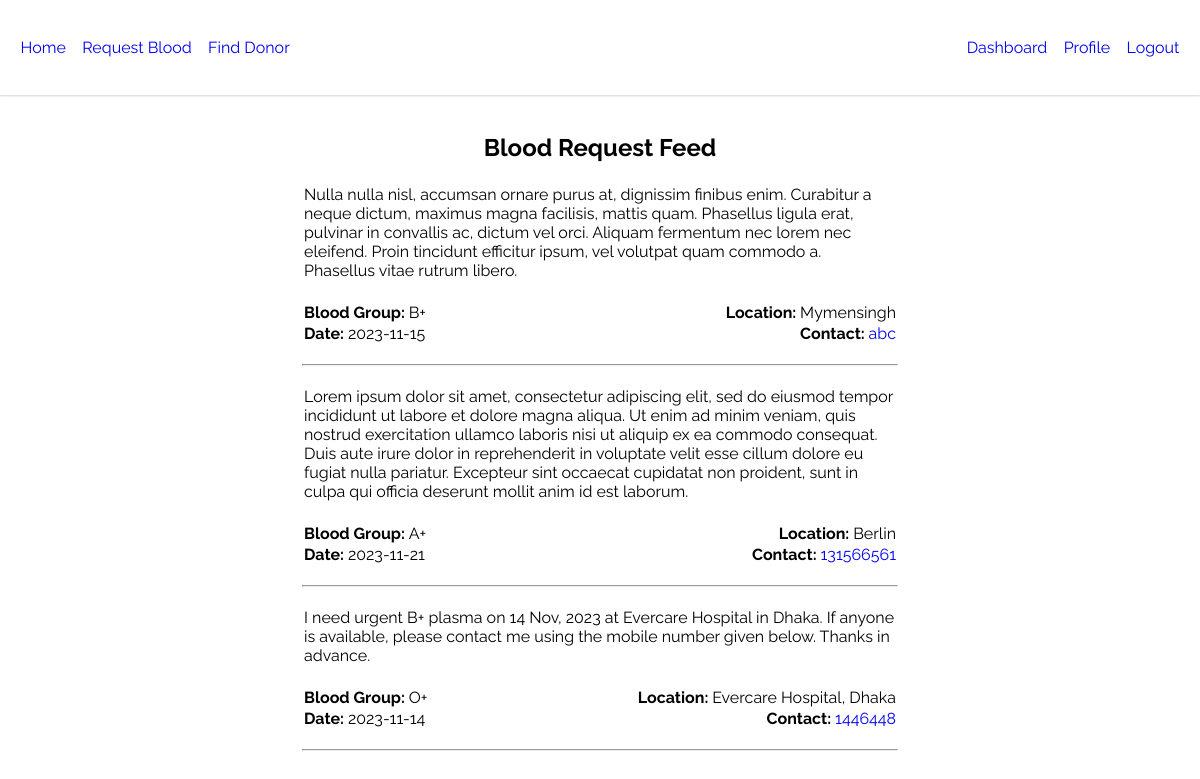
/views/recipientPanel.php (signed in), run on the app's committed database.
### tables this page shows
CREATE TABLE `requestBlood` (
  `id` int(11) NOT NULL,
  `bloodGroup` varchar(255) NOT NULL,
  `location` varchar(255) NOT NULL,
  `date` varchar(255) NOT NULL,
  `mobileNumber` varchar(255) NOT NULL,
  `comment` varchar(500) NOT NULL,
  `owner` varchar(255) NOT NULL
);

### models/requestBloodModel.php (called while the page is built, shortened)
<?php
    function viewRequestBlood($user) {
        $con = getConnection();
        if ($user == 'all') {
            $sql = "select * from requestBlood order by id desc";
        } else {
            $sql = "select * from requestBlood where owner = '{$user}' order by id desc";
        }
        $result = mysqli_query($con, $sql);
        $requestBlood = [];
        while($request = mysqli_fetch_assoc($result)){
            array_push($requestBlood, $request);
        }
        return $requestBlood;
    }
?>

### views/recipientPanel.php (the view, shortened to what this page needs)
<?php
    include_once '../models/requestBloodModel.php';
    $requestBlood = viewRequestBlood('all');
?>
<!DOCTYPE html>
<html lang="en">
<head>
</head>
<body>
    <?php include_once 'header.php';?>
    <br /><br />
    <h2 style="text-align:center">Blood Request Feed</h2>
    <section>
      <br />
      <table border="0" width="100%">
        <tr>
          <td width="25%">&nbsp;</td>
          <td>
          <?php for($i = 0; $i < count($requestBlood); $i++) { ?>
            <table border="0" width="100%">
                <tr>
                    <td colspan="2"><?=$requestBlood[$i]['comment']?></td>
                </tr>
                <tr>
                    <td>
                        <br />
                    </td>
                </tr>
                <tr>
                    <td><b>Blood Group: </b><?=$requestBlood[$i]['bloodGroup']?></td>
                    <td style="text-align: right;"><b>Location: </b><?=$requestBlood[$i]['location']?></td>
                </tr>
                <tr>
                    <td><b>Date: </b><?=$requestBlood[$i]['date']?></td>
                    <td style="text-align: right;"><b>Contact: </b><a href="tel:<?=$requestBlood[$i]['mobileNumber']?>"><?=$requestBlood[$i]['mobileNumber']?></a></td>
                </tr>
            </table>
            <br />
            <hr />
            <br />
            <?php } ?>
        </td>
          <td width="25%">&nbsp;</td>
        </tr>
      </table>
    </section>
</body>
</html>

### assets/css/style.css (style rules this page uses)
* { margin: 0; padding: 0; box-sizing: border-box; font-family: "Raleway", sans-serif; text-decoration: none; }

### data on the page
requestblood: comment "Nulla nulla nisl, accumsan ornare purus at, dignissim finibus enim. Curabitur a neque dictum, maximus magna facilisis, mattis quam. Phasellus ligula erat, pulvinar in convallis ac, dictum vel orci. Aliquam fermentum nec lorem nec eleifend. Proin tincidunt efficitur ipsum, vel volutpat quam commodo a. Phasellus vitae rutrum libero.", bloodGroup "B+", location "Mymensingh", date "2023-11-15", mobileNumber "abc"
requestblood: comment "Lorem ipsum dolor sit amet, consectetur adipiscing elit, sed do eiusmod tempor incididunt ut labore et dolore magna aliqua. Ut enim ad minim veniam, quis nostrud exercitation ullamco laboris nisi ut aliquip ex ea commodo consequat. Duis aute irure dolor in reprehenderit in voluptate velit esse cillum dolore eu fugiat nulla pariatur. Excepteur sint occaecat cupidatat non proident, sunt in culpa qui officia deserunt mollit anim id est laborum.", bloodGroup "A+", location "Berlin", date "2023-11-21", mobileNumber "131566561"
requestblood: comment "I need urgent B+ plasma on 14 Nov, 2023 at Evercare Hospital in Dhaka. If anyone is available, please contact me using the mobile number given below. Thanks in advance.", bloodGroup "O+", location "Evercare Hospital, Dhaka", date "2023-11-14", mobileNumber "1446448"
